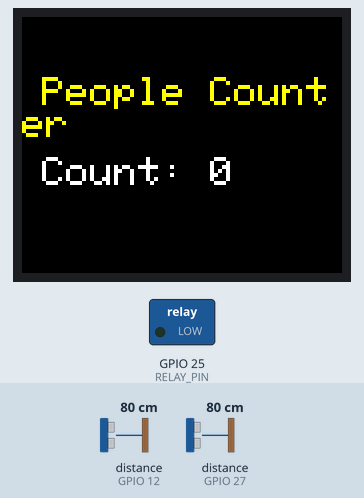
Bench run of a sketch on a simulated ESP32. Parts: 160×128 colour display, switched loads named in the sketch (green lamp = pin HIGH). Wiring (inferred from the names in the program): 2 × ultrasonic range finder: trigger GPIO 13, echo GPIO 12 / trigger GPIO 14, echo GPIO 27. The test bench sets the inputs (shaded band); at power-on: distance to the obstacle (sensors on GPIO 12, GPIO 27) 80 cm. The echo pulse lasts 58.3 µs per cm; pins used as bus, display or sensor lines are not drawn; what the sketch prints to the serial monitor is not drawn.

Above: at 0.3 s.

The sketch:

relay-x.ino
```cpp
#include <Adafruit_GFX.h>
#include <Adafruit_ST7735.h>
#include <SPI.h>

#define TFT_CS     5
#define TFT_RST    4
#define TFT_DC     2

Adafruit_ST7735 tft = Adafruit_ST7735(TFT_CS, TFT_DC, TFT_RST);

#define TRIG_A 14
#define ECHO_A 27

#define TRIG_B 13
#define ECHO_B 12

#define RELAY_PIN 25

int peopleCount = 0;
unsigned long sensorATime = 0;
unsigned long sensorBTime = 0;
bool sensorATriggered = false;
bool sensorBTriggered = false;
bool countingEnabled = true;

void setup() {
  Serial.begin(115200);

  pinMode(TRIG_A, OUTPUT);
  pinMode(ECHO_A, INPUT);
  pinMode(TRIG_B, OUTPUT);
  pinMode(ECHO_B, INPUT);
  pinMode(RELAY_PIN, OUTPUT);
  digitalWrite(RELAY_PIN, LOW);


  tft.initR(INITR_BLACKTAB);
  tft.setRotation(3);
  tft.fillScreen(ST77XX_BLACK);
  updateDisplay();
}

long getDistance(int trigPin, int echoPin) {
  digitalWrite(trigPin, LOW);
  delayMicroseconds(2);
  digitalWrite(trigPin, HIGH);
  delayMicroseconds(10);
  digitalWrite(trigPin, LOW);

  long duration = pulseIn(echoPin, HIGH, 30000);
  long distance = duration * 0.034 / 2;
  return distance;
}

void updateDisplay() {

  tft.fillScreen(ST77XX_BLACK);

  tft.setTextSize(2);
  tft.setTextColor(ST77XX_YELLOW);
  tft.setCursor(10, 30);
  tft.print("People Counter");

  tft.setTextColor(ST77XX_WHITE);
  tft.setCursor(10, 70);
  tft.print("Count: ");
  tft.print(peopleCount);
}

void loop() {
  long distA = getDistance(TRIG_A, ECHO_A);
  long distB = getDistance(TRIG_B, ECHO_B);

  unsigned long currentTime = millis();

  if (distA > 2 && distA <= 100 && !sensorATriggered && countingEnabled) {
    sensorATriggered = true;
    sensorATime = currentTime;
    Serial.println("Sensor A triggered");
  }

  if (distB > 2 && distB <= 100 && !sensorBTriggered && countingEnabled) {
    sensorBTriggered = true;
    sensorBTime = currentTime;
    Serial.println("Sensor B triggered");
  }


  if (sensorATriggered && sensorBTriggered) {
    countingEnabled = false;

    if (sensorATime < sensorBTime && (sensorBTime - sensorATime) < 2000) {
      peopleCount++;
      Serial.println("Person entered - Count increased");
      updateDisplay();
    }

     else if (sensorBTime < sensorATime && (sensorATime - sensorBTime) < 2000 && peopleCount > 0) {
      peopleCount--;
      Serial.println("Person exited - Count decreased");
      updateDisplay();
    }

    sensorATriggered = false;
    sensorBTriggered = false;

    delay(500);
    countingEnabled = true;
  }

  if (sensorATriggered && (currentTime - sensorATime > 3000)) {
    sensorATriggered = false;
    countingEnabled = true;
    Serial.println("Sensor A timeout");
  }

  if (sensorBTriggered && (currentTime - sensorBTime > 3000)) {
    sensorBTriggered = false;
    countingEnabled = true;
    Serial.println("Sensor B timeout");
  }

  digitalWrite(RELAY_PIN, peopleCount > 0 ? HIGH : LOW);

  delay(50);
}
```
